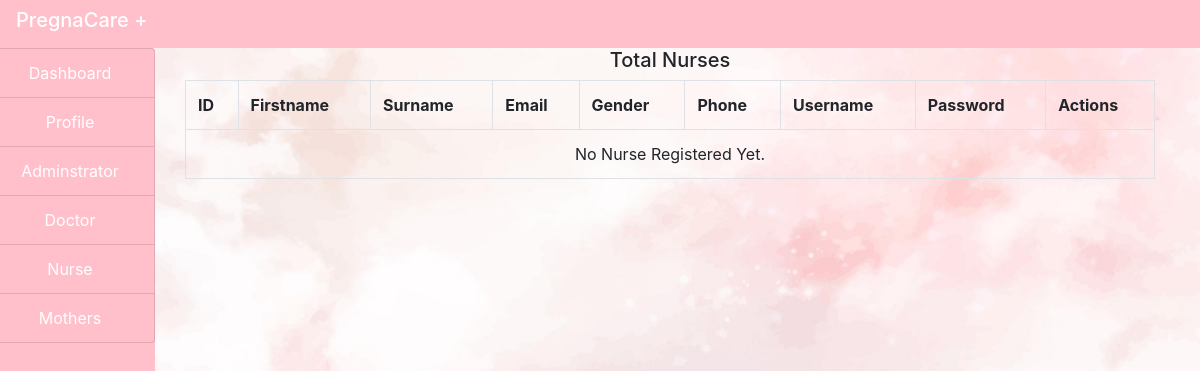
Before: /admin/nurse.php with the older database file.
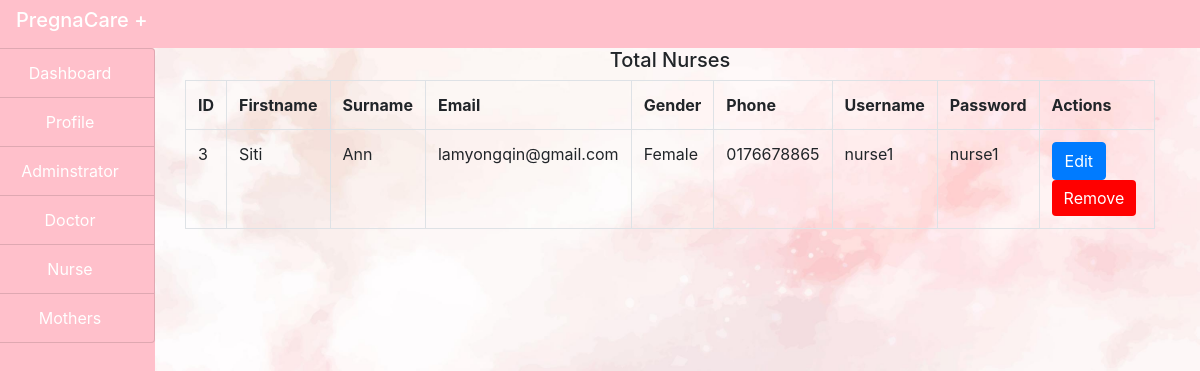
After: the same page with the newer database file.
### tables this page shows
CREATE TABLE `nurses` (
  `id` int(100) NOT NULL,
  `firstname` varchar(100) NOT NULL,
  `surname` varchar(100) NOT NULL,
  `email` varchar(100) NOT NULL,
  `gender` varchar(100) NOT NULL,
  `phone` varchar(100) NOT NULL,
  `username` varchar(100) NOT NULL,
  `password` varchar(100) NOT NULL,
  `status` varchar(100) NOT NULL
);

### admin/nurse.php (the view, shortened to what this page needs)
<?php
include("../include/connection.php");
?>
<!DOCTYPE html>
<html>
<head>
</head>
<body style="background-image: url(img/background1.jpg);background-repeat:no-repeat; background-size:cover;">
    <?php
    include("../include/header.php");
    ?>
    <div class="container=fluid">
        <div class="col-md-12">
            <div class="row">
                <div class="col-md-2" style="margin-left: -30px;">
                <?php
                include("sidenav.php");
                ?>
                </div>
                <div class="col-md-10">
                    <h5 class="text-center">Total Nurses</h5>
                <?php
                $query = "SELECT * FROM nurses WHERE status='Approved' ORDER BY password ASC";
                $res = mysqli_query($connect, $query);
                $output ="";
$output .="
    <table class='table table-bordered'>
    <tr>
        <th>ID</th>
        <th>Firstname</th>
        <th>Surname</th>
        <th>Email</th>
        <th>Gender</th>
        <th>Phone</th>
        <th>Username</th>
        <th>Password</th>
        <th>Actions</th>
    </tr>
";
if (mysqli_num_rows($res) < 1){
    $output .="
        <tr>
        <td colspan='10' class='text-center'>No Nurse Registered Yet.</td>
        </tr>
    ";
}
while ($row = mysqli_fetch_assoc($res)){
    $output .="
        <tr>
        <td>".$row['id']."</td>
        <td>".$row['firstname']."</td>
        <td>".$row['surname']."</td>
        <td>".$row['email']."</td>
        <td>".$row['gender']."</td>
        <td>".$row['phone']."</td>
        <td>".$row['username']."</td>
        <td>".$row['password']."</td>
        <td>
        <form method='post'><button type='submit' class='btn btn-primary' name='editbutton' value=".$row['id'].">Edit</button>
        <button id='removebtn' name='removebtn' class='btn btn-primary' style='background-color: red; border: none;' value=".$row['id'].">Remove</button>
        </form></td>
    ";
}
$output .="
    </tr>
</table>
";
echo $output;
                ?>
                </div>
            </div>
        </div>
    </div>
</body>
</html>

Changed rows visible on the page:
added nurses: id "3", firstname "Siti", surname "Ann", email "lamyongqin@gmail.com", gender "Female", phone "0176678865", username "nurse1", password "nurse1"
Other visible differences:
text no longer shown: "No Nurse Registered Yet."
